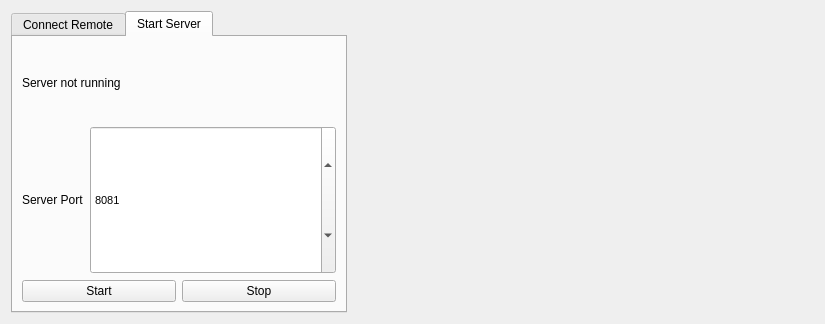
<?xml version="1.0" encoding="UTF-8"?>
<ui version="4.0">
 <class>RemoteConnectionDialog</class>
 <widget class="QDialog" name="RemoteConnectionDialog">
  <property name="geometry">
   <rect>
    <x>0</x>
    <y>0</y>
    <width>825</width>
    <height>324</height>
   </rect>
  </property>
  <property name="minimumSize">
   <size>
    <width>800</width>
    <height>300</height>
   </size>
  </property>
  <property name="baseSize">
   <size>
    <width>800</width>
    <height>300</height>
   </size>
  </property>
  <property name="windowTitle">
   <string>Remote Connection</string>
  </property>
  <layout class="QFormLayout" name="formLayout_2">
   <property name="fieldGrowthPolicy">
    <enum>QFormLayout::AllNonFixedFieldsGrow</enum>
   </property>
   <item row="0" column="0">
    <widget class="QTabWidget" name="tabWidget">
     <property name="sizePolicy">
      <sizepolicy hsizetype="Expanding" vsizetype="Expanding">
       <horstretch>0</horstretch>
       <verstretch>0</verstretch>
      </sizepolicy>
     </property>
     <property name="minimumSize">
      <size>
       <width>0</width>
       <height>50</height>
      </size>
     </property>
     <property name="currentIndex">
      <number>1</number>
     </property>
     <widget class="QWidget" name="tab">
      <attribute name="title">
       <string>Connect Remote</string>
      </attribute>
      <layout class="QFormLayout" name="formLayout">
       <property name="sizeConstraint">
        <enum>QLayout::SetMinimumSize</enum>
       </property>
       <property name="fieldGrowthPolicy">
        <enum>QFormLayout::AllNonFixedFieldsGrow</enum>
       </property>
       <item row="0" column="0">
        <widget class="QLabel" name="label">
         <property name="sizePolicy">
          <sizepolicy hsizetype="Preferred" vsizetype="Expanding">
           <horstretch>0</horstretch>
           <verstretch>0</verstretch>
          </sizepolicy>
         </property>
         <property name="text">
          <string>Remote Server IP Address</string>
         </property>
        </widget>
       </item>
       <item row="0" column="1">
        <widget class="QLineEdit" name="lineEdit">
         <property name="sizePolicy">
          <sizepolicy hsizetype="Expanding" vsizetype="Expanding">
           <horstretch>0</horstretch>
           <verstretch>1</verstretch>
          </sizepolicy>
         </property>
        </widget>
       </item>
       <item row="1" column="0">
        <widget class="QLabel" name="label_2">
         <property name="sizePolicy">
          <sizepolicy hsizetype="Preferred" vsizetype="Expanding">
           <horstretch>0</horstretch>
           <verstretch>0</verstretch>
          </sizepolicy>
         </property>
         <property name="text">
          <string>Remote Server Port</string>
         </property>
        </widget>
       </item>
       <item row="1" column="1">
        <widget class="QLineEdit" name="lineEdit_2">
         <property name="sizePolicy">
          <sizepolicy hsizetype="Expanding" vsizetype="Expanding">
           <horstretch>0</horstretch>
           <verstretch>1</verstretch>
          </sizepolicy>
         </property>
        </widget>
       </item>
       <item row="2" column="1">
        <layout class="QHBoxLayout" name="horizontalLayout_4">
         <item>
          <widget class="QPushButton" name="cancelConnectToRemoteServerButton">
           <property name="text">
            <string>Cancel</string>
           </property>
          </widget>
         </item>
         <item>
          <widget class="QPushButton" name="connectToRemoteServerButton">
           <property name="text">
            <string>Connect</string>
           </property>
          </widget>
         </item>
        </layout>
       </item>
      </layout>
     </widget>
     <widget class="QWidget" name="StartServerTab">
      <attribute name="title">
       <string>Start Server</string>
      </attribute>
      <layout class="QFormLayout" name="formLayout_3">
       <item row="0" column="0" colspan="2">
        <widget class="QLabel" name="ServerRunningStatusText">
         <property name="sizePolicy">
          <sizepolicy hsizetype="MinimumExpanding" vsizetype="MinimumExpanding">
           <horstretch>1</horstretch>
           <verstretch>1</verstretch>
          </sizepolicy>
         </property>
         <property name="minimumSize">
          <size>
           <width>0</width>
           <height>0</height>
          </size>
         </property>
         <property name="text">
          <string>Server not running</string>
         </property>
        </widget>
       </item>
       <item row="1" column="0">
        <widget class="QLabel" name="label_3">
         <property name="sizePolicy">
          <sizepolicy hsizetype="Expanding" vsizetype="Expanding">
           <horstretch>0</horstretch>
           <verstretch>2</verstretch>
          </sizepolicy>
         </property>
         <property name="minimumSize">
          <size>
           <width>0</width>
           <height>0</height>
          </size>
         </property>
         <property name="text">
          <string>Server Port</string>
         </property>
        </widget>
       </item>
       <item row="1" column="1">
        <widget class="QSpinBox" name="serverListenPortInput">
         <property name="sizePolicy">
          <sizepolicy hsizetype="Minimum" vsizetype="Minimum">
           <horstretch>1</horstretch>
           <verstretch>2</verstretch>
          </sizepolicy>
         </property>
         <property name="minimumSize">
          <size>
           <width>0</width>
           <height>0</height>
          </size>
         </property>
         <property name="font">
          <font>
           <pointsize>8</pointsize>
          </font>
         </property>
         <property name="minimum">
          <number>1</number>
         </property>
         <property name="maximum">
          <number>65535</number>
         </property>
         <property name="value">
          <number>8081</number>
         </property>
        </widget>
       </item>
       <item row="2" column="0" colspan="2">
        <layout class="QHBoxLayout" name="horizontalLayout">
         <item>
          <widget class="QPushButton" name="startServerButton">
           <property name="sizePolicy">
            <sizepolicy hsizetype="Expanding" vsizetype="Expanding">
             <horstretch>0</horstretch>
             <verstretch>1</verstretch>
            </sizepolicy>
           </property>
           <property name="minimumSize">
            <size>
             <width>0</width>
             <height>0</height>
            </size>
           </property>
           <property name="text">
            <string>Start</string>
           </property>
          </widget>
         </item>
         <item>
          <widget class="QPushButton" name="pushButton_3">
           <property name="sizePolicy">
            <sizepolicy hsizetype="Expanding" vsizetype="Expanding">
             <horstretch>0</horstretch>
             <verstretch>0</verstretch>
            </sizepolicy>
           </property>
           <property name="minimumSize">
            <size>
             <width>0</width>
             <height>0</height>
            </size>
           </property>
           <property name="text">
            <string>Stop</string>
           </property>
          </widget>
         </item>
        </layout>
       </item>
      </layout>
      <zorder>startServerButton</zorder>
      <zorder>label_3</zorder>
      <zorder>ServerRunningStatusText</zorder>
      <zorder>serverListenPortInput</zorder>
      <zorder>pushButton_3</zorder>
     </widget>
    </widget>
   </item>
  </layout>
 </widget>
 <resources>
  <include location="../../qt_resources.qrc"/>
 </resources>
 <connections/>
</ui>
